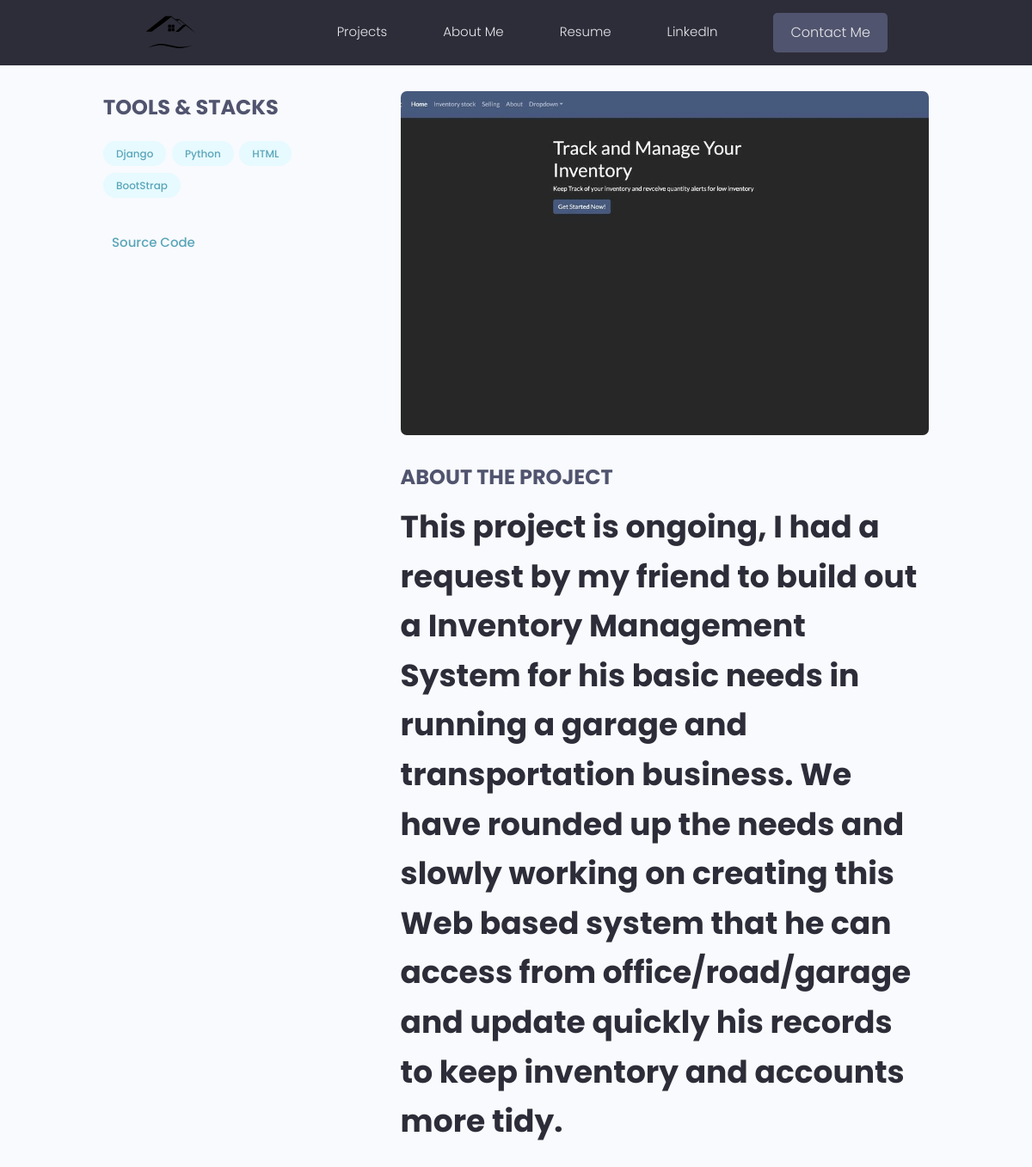
Page /single-projects/c00a4d8f-83af-4b3c-a564-397c0d560a95/ on the committed database.
### project/models.py (models this page shows, shortened)
class Tag(models.Model):
    name = models.CharField(max_length=200)
    created = models.DateTimeField(auto_now_add=True)
    id = models.UUIDField(default=uuid.uuid4, unique=True,
                        primary_key=True, editable=False)

class Project(models.Model):
    title = models.CharField(max_length=200)
    description = models.TextField(null=True, blank=True)
    featured_image = models.ImageField(null=True, blank=True, default='default.jpg')
    demo_link = models.CharField(max_length=1000, null=True, blank=True)
    source_link = models.CharField(max_length=1000, null=True, blank=True)
    vote_total = models.IntegerField(default=0)
    vote_ration = models.IntegerField(default=0)
    tags = models.ManyToManyField(Tag, blank=True)
    created = models.DateTimeField(auto_now_add=True)
    id = models.UUIDField(default=uuid.uuid4, unique=True,
                        primary_key=True, editable=False)
    @property
    def imageURL(self):
        img = ''
        try:
            img = self.featured_image.url
        except:
            img = ''
        return img

### project/views.py (the view)
# urls.py: path('', views.project, name='projects' ),
def projects(request, pk):
    projectObj = Project.objects.get(id=pk)
    context = {'project' : projectObj}
    return render(request, 'project/single-projects.html', context)

### project/templates/project/single-projects.html (shortened to what this page needs)
{% extends 'main.html' %}
{%block content%}
<main class="singleProject my-md">
    <div class="container">
      <div class="layout">
        <div class="column column--1of3">
          <h3 class="singleProject__subtitle">Tools & Stacks</h3>
          <div class="singleProject__toolStack">
            {% for tag in project.tags.all%}
                    <span class="tag tag--pill tag--main">
                      <small>{{tag.name}}</small>
                    </span>
            {% endfor %}
          </div>
          {% if project.source_link%}
          <a class="singleProject__liveLink" href="{{project.source_link}}" target="_blank">Source Code
          </a>
          {% endif%}
        </div>
        <div class="column column--2of3">
          <img class="singleProject__preview" src="{{project.imageURL}}" alt="portfolio thumbnail" />
          <h2 class="singleProject__title"><{{project.title}}</h2>
          <h3 class="singleProject__subtitle">About the Project</h3>
          <div class="singleProject__info">{{project.description|linebreaksbr}}</div>
        </div>
      </div>
    </div>
  </main>
{%endblock content%}

### static/styles/main.css (style rules this page uses)
body { background-color: grey; }

### static/styles/app.css (style rules this page uses)
:root { --color-sub: #2d2d39; }
img { width: 100%; }
.singleProject .column--1of3 { order: 2; }
@media screen and (min-width: 1081px) { .singleProject .column--1of3 { order: 1; } }
@media screen and (min-width: 1081px) { .singleProject .column--2of3 { order: 2; } }
.singleProject__toolStack { margin-top: 2rem; margin-bottom: 4rem; }
.singleProject__liveLink { font-weight: 500; transition: all 0.3s ease-in-out; border-bottom: 2px solid transparent; }
.singleProject__preview { height: 50vh; object-fit: cover; object-position: top center; margin-bottom: 3rem; border-radius: 0.7rem; }
.singleProject__title { font-size: 3.6rem; font-weight: 700; color: var(--color-sub); margin-bottom: 3rem; }
.singleProject__subtitle { text-transform: uppercase; font-size: 2.4rem; font-weight: 700; color: var(--color-sub-light); margin-bottom: 1rem; }

### static/uikit/styles/modules/_variables.css (style rules this page uses)
:root { --color-main: #5aa5b9; --color-main-light: #e6faff; --color-sub: #3f4156; --color-sub-light: #51546e; --color-sub-lighter: #ededfd; --color-text: #737373; --color-gray: #8b8b8b; --color-light: #e5e7eb; --color-light-gray: #767676; --color-bg: #f8fafd; --color-white: #fffefd; --color-white-light: #f3f3f3; --color-success: #359e64; --color-success-bg: #def8e8; --color-error: #fc4b0b; --color-error-bg: #fff2ee; --font-base: 'Poppins', arial, helvetica, 'Segoe UI', roboto, ubuntu, sans-serif; --font-monospace: 'Fira Code', 'Courier New', courier, monospace; --font-regular: 300; --font-medium: 500; --font-bold: 700; --generic-shadow: 1px 1px 5px #00000010; --generic-transition: all 0.3s ease-in-out; }

### static/uikit/styles/modules/_base.css (style rules this page uses)
* { margin: 0; padding: 0; box-sizing: border-box; text-rendering: optimizeLegibility; color: inherit; font-size: inherit; }
html { font-size: 50%; }
@media only screen and (min-width: 480px) { html { font-size: 56.25%; } }
@media only screen and (min-width: 1200px) { html { font-size: 62.5%; } }
body { line-height: 1.6; font-weight: 400; font-size: 1.5rem; color: var(--color-text); background-color: var(--color-bg); min-height: 100vh; }

### static/uikit/styles/modules/_typography.css (style rules this page uses)
* { font-family: var(--font-base); }
h2 { font-size: 3.6rem; font-weight: var(--font-bold); }
h3 { font-size: 3.2rem; font-weight: var(--font-medium); }
p, span, strong { font-size: 1.6rem; color: var(--color-text); font-weight: var(--font-regular); }
a { padding-bottom: 2px; text-decoration: none; display: inline-block; color: var(--color-main); font-weight: var(--font-medium); }

### static/uikit/styles/modules/_utilities.css (style rules this page uses)
.container { width: 92%; max-width: 165rem; margin: 0 auto; box-sizing: border-box; }
@media screen and (min-width: 1000px) { .container { width: 90%; } }
@media screen and (min-width: 1200px) { .container { width: 80%; } }
.my-md { margin: 3rem auto; }

### static/uikit/styles/modules/_tag.css (style rules this page uses)
.tag { display: inline-flex; align-items: center; background-color: var(--color-sub); height: -webkit-fit-content; height: -moz-fit-content; height: fit-content; width: -webkit-fit-content; width: -moz-fit-content; width: fit-content; border-radius: 0.5rem; padding: 0.5rem 1.5rem; font-size: 1.2rem; cursor: pointer; }
.tag:not(:last-child) { margin-right: 0.25rem; margin-bottom: 0.75rem; }
.tag > small { color: var(--color-white); }
.tag--pill { border-radius: 5rem; }
.tag--main, .tag--main > small { background: var(--color-main-light); color: var(--color-main); font-weight: 500; }

### static/uikit/styles/modules/_layout.css (style rules this page uses)
.layout { display: flex; flex-flow: row wrap; justify-content: space-between; }
.layout > .column { margin-bottom: 3rem; }
.layout > .column.column--1of3 { flex-basis: 30%; }
.layout > .column.column--2of3 { flex-basis: 64%; }

### rows in the picture
Tag: name "Django"
Tag: name "Python"
Tag: name "HTML"
Tag: name "BootStrap"
Project: imageURL (picture), description "This project is ongoing, I had a request by my friend to build out a Inventory Management System for his basic needs in running a garage and transportation business. We have rounded up the needs and slowly working on creating this Web based system that he can access from office/road/garage and update quickly his records to keep inventory and accounts more tidy."
